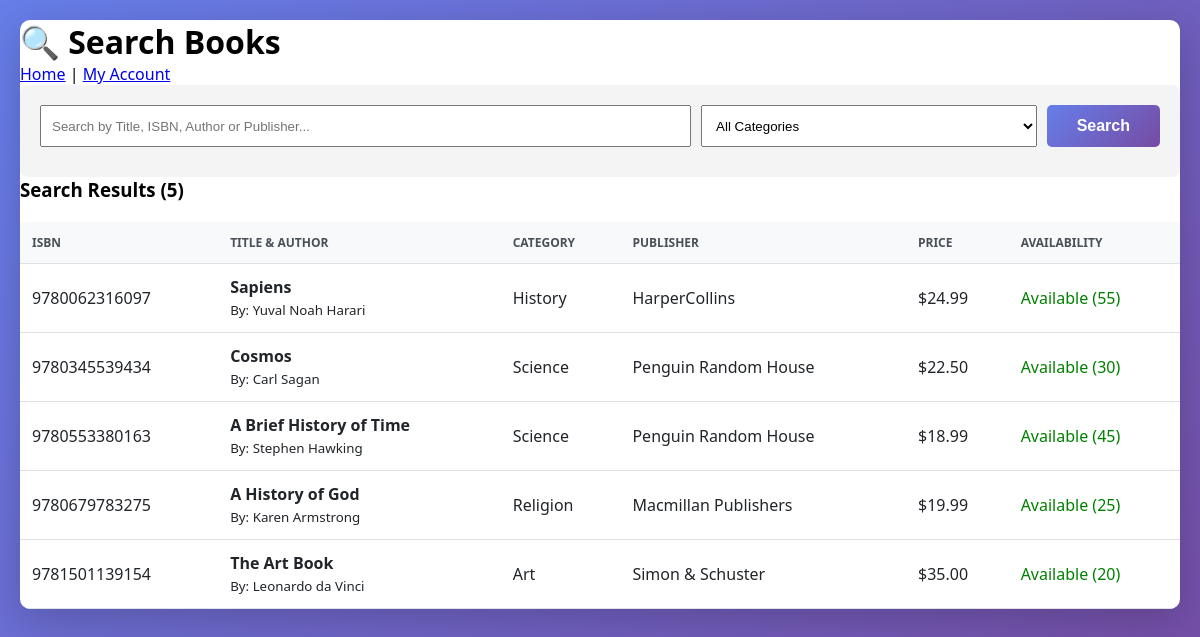
Screenshot of /search.php with the database file from the repository.
### tables this page shows
CREATE TABLE books (
    isbn VARCHAR(13) PRIMARY KEY,
    title VARCHAR(255) NOT NULL,
    publisher_id INT,
    publication_year INT,
    selling_price DECIMAL(10, 2) NOT NULL,
    category ENUM('Science', 'Art', 'Religion', 'History', 'Geography') NOT NULL,
    quantity_in_stock INT DEFAULT 0,
    threshold_quantity INT DEFAULT 10,
    created_at TIMESTAMP DEFAULT CURRENT_TIMESTAMP,
    FOREIGN KEY (publisher_id) REFERENCES publishers(publisher_id),
    CHECK (quantity_in_stock >= 0),
    CHECK (selling_price > 0)
);

CREATE TABLE publishers (
    publisher_id INT AUTO_INCREMENT PRIMARY KEY,
    name VARCHAR(255) NOT NULL UNIQUE,
    address TEXT,
    telephone VARCHAR(20),
    created_at TIMESTAMP DEFAULT CURRENT_TIMESTAMP
);

### config.php (called while the page is built, shortened)
<?php
function isAdmin() {
    return isset($_SESSION['user_type']) && $_SESSION['user_type'] === 'Admin';
}
?>

### search.php (the view, shortened to what this page needs)
<?php
require_once 'config.php';
$conn = getDBConnection();
$search_text = isset($_GET['search_text']) ? sanitize($_GET['search_text']) : '';
$category = isset($_GET['category']) ? $_GET['category'] : '';
$query = "SELECT b.*, p.name as publisher_name, GROUP_CONCAT(a.name SEPARATOR ', ') as authors
          FROM books b
          LEFT JOIN publishers p ON b.publisher_id = p.publisher_id
          LEFT JOIN book_authors ba ON b.isbn = ba.isbn
          LEFT JOIN authors a ON ba.author_id = a.author_id
          WHERE (b.title LIKE ? OR b.isbn = ? OR a.name LIKE ? OR p.name LIKE ?) ";
$query .= " GROUP BY b.isbn";
$stmt = $conn->prepare($query);
$search_param = "%$search_text%";
if (!empty($category)) {
    $stmt->bind_param("sssss", $search_param, $search_text, $search_param, $search_param, $category);
} else {
    $stmt->bind_param("ssss", $search_param, $search_text, $search_param, $search_param);
}
$stmt->execute();
$results = $stmt->get_result();
?>
<!DOCTYPE html>
<html lang="en">
<head>
    <link rel="stylesheet" href="style.css">
</head>
<body>
    <div class="container">
        <h1>🔍 Search Books</h1>
        <nav>
            <a href="index.php">Home</a> |
            <?php echo isAdmin() ? '<a href="admin_dashboard.php">Dashboard</a>' : '<a href="customer_dashboard.php">My Account</a>'; ?>
        </nav>
        <div class="report-section" style="background: #f4f4f4; padding: 20px; border-radius: 8px;">
            <form method="GET" action="search.php">
                <div style="display: flex; gap: 10px; margin-bottom: 10px;">
                    <input type="text" name="search_text" placeholder="Search by Title, ISBN, Author or Publisher..." value="<?php echo $search_text; ?>" style="flex: 2; padding: 10px;">
                    <select name="category" style="flex: 1; padding: 10px;">
                        <option value="">All Categories</option>
                    </select>
                    <button type="submit" class="btn btn-primary">Search</button>
                </div>
            </form>
        </div>
        <h3>Search Results (<?php echo $results->num_rows; ?>)</h3>
        <table>
            <thead>
                <tr>
                    <th>ISBN</th>
                    <th>Title & Author</th>
                    <th>Category</th>
                    <th>Publisher</th>
                    <th>Price</th>
                    <th>Availability</th>
                </tr>
            </thead>
            <tbody>
                <?php while ($row = $results->fetch_assoc()): ?>
                <tr>
                    <td><?php echo $row['isbn']; ?></td>
                    <td>
                        <strong><?php echo htmlspecialchars($row['title']); ?></strong><br>
                        <small>By: <?php echo htmlspecialchars($row['authors']); ?></small>
                    </td>
                    <td><?php echo $row['category']; ?></td>
                    <td><?php echo htmlspecialchars($row['publisher_name']); ?></td>
                    <td>$<?php echo number_format($row['selling_price'], 2); ?></td>
                    <td>
                        <?php if ($row['quantity_in_stock'] > 0): ?>
                            <span style="color: green;">Available (<?php echo $row['quantity_in_stock']; ?>)</span>
                        <?php else: ?>
                            <span style="color: red;">Out of Stock</span>
                        <?php endif; ?>
                    </td>
                </tr>
                <?php endwhile; ?>
            </tbody>
        </table>
    </div>
</body>
</html>

### style.css (style rules this page uses)
* { margin: 0; padding: 0; box-sizing: border-box; }
body { font-family: 'Segoe UI', Tahoma, Geneva, Verdana, sans-serif; background: linear-gradient(135deg, #667eea 0%, #764ba2 100%); min-height: 100vh; padding: 20px; }
.container { max-width: 1200px; margin: 0 auto; background: white; border-radius: 10px; box-shadow: 0 10px 40px rgba(0, 0, 0, 0.2); overflow: hidden; }
.btn { padding: 12px 30px; border: none; border-radius: 5px; font-size: 16px; font-weight: 600; cursor: pointer; transition: all 0.3s; text-decoration: none; display: inline-block; text-align: center; }
.btn-primary { background: linear-gradient(135deg, #667eea 0%, #764ba2 100%); color: white; }
table { width: 100%; border-collapse: collapse; margin-top: 20px; }
table thead { background: #f8f9fa; }
table th, table td { padding: 12px; text-align: left; border-bottom: 1px solid #dee2e6; }
table th { font-weight: 600; color: #495057; text-transform: uppercase; font-size: 12px; }
table td { color: #212529; }

### rows the page displays
books: isbn "9780062316097", title "Sapiens", authors "Yuval Noah Harari", category "History", publisher.name "HarperCollins", selling_price "24.99", quantity_in_stock "55"
books: isbn "9780345539434", title "Cosmos", authors "Carl Sagan", category "Science", publisher.name "Penguin Random House", selling_price "22.50", quantity_in_stock "30"
books: isbn "9780553380163", title "A Brief History of Time", authors "Stephen Hawking", category "Science", publisher.name "Penguin Random House", selling_price "18.99", quantity_in_stock "45"
books: isbn "9780679783275", title "A History of God", authors "Karen Armstrong", category "Religion", publisher.name "Macmillan Publishers", selling_price "19.99", quantity_in_stock "25"
books: isbn "9781501139154", title "The Art Book", authors "Leonardo da Vinci", category "Art", publisher.name "Simon & Schuster", selling_price "35.00", quantity_in_stock "20"

### other values shown
$results->num_rows "5"
